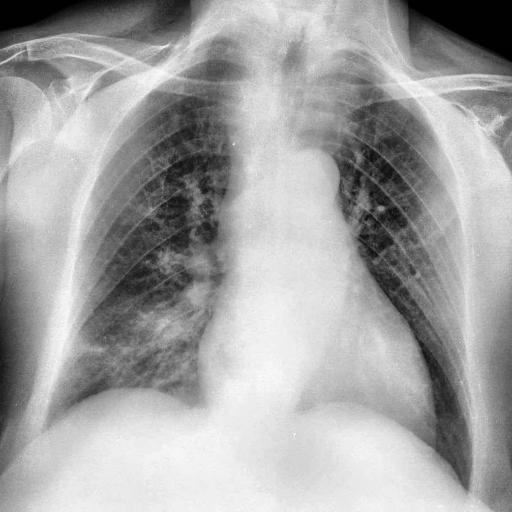
#> input picture test1.jpeg, 512 x 512 px
$ python -i process_image_for_gui.py   (imports and definitions only)
#> lines starting #> are read from the running program, lines starting #| are printed output that depends on the picture
import skimage.io as io
from skimage.transform import  rescale,resize
from skimage.util import img_as_uint,img_as_ubyte
from skimage.color import rgb2gray
from skimage import exposure
import os
import numpy as np

def processing_image(filename):
#> called with filename = 'test1.jpeg'
    img=io.imread(filename)
#> img is the input picture: shape (512, 512); min 0, max 252, mean 163.2
    if img.ndim != 2:
        img_gray = rgb2gray(img[..., :3])
    else:
        img_gray = img #image is already greyscale
    img_resized = resize(img_gray, (512, 512))#convert image size to 512*512
    img_rescaled=(img_resized-np.min(img_resized))/(np.max(img_resized)-np.min(img_resized))#min-max normalization
    img_enhanced=exposure.equalize_adapthist(img_rescaled)#adapt hist
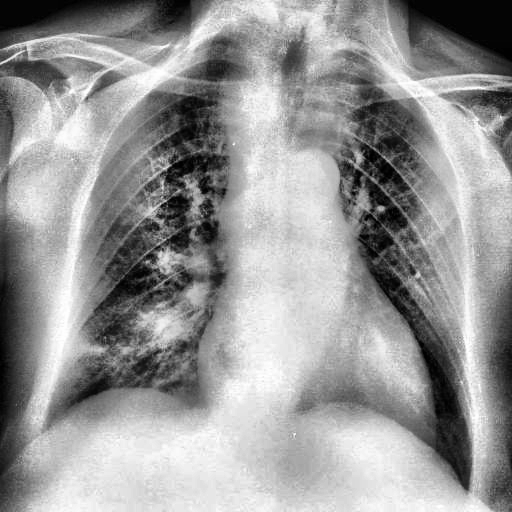
#> img_enhanced: shape (512, 512) float64; min 0, max 1, mean 0.595
    img_resized_8bit=img_as_ubyte(img_enhanced)

    return img_resized_8bit

>>> result = processing_image('test1.jpeg')

$ run again, on test2.jpg
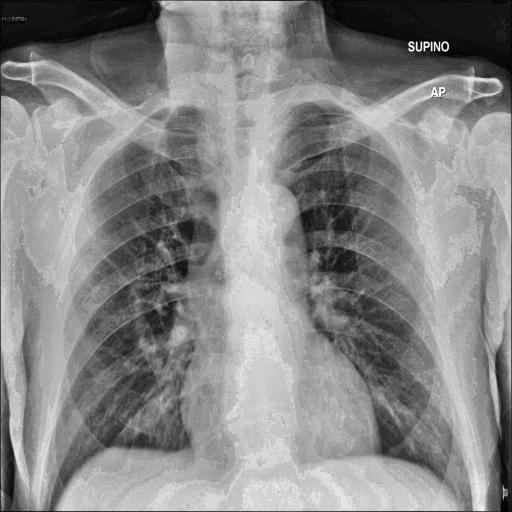
#> input picture test2.jpg, 512 x 512 px
#> in processing_image, img is the input picture: shape (512, 512); min 0, max 255, mean 135.1
#> in processing_image, `img_enhanced=exposure.equalize_adapthist(img_rescaled)#adapt hist`:
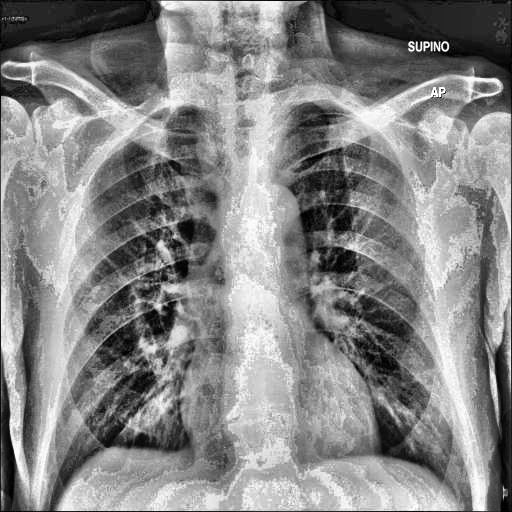
#> img_enhanced: shape (512, 512) float64; min 0, max 1, mean 0.525

$ run again, on test_pneumonia.png
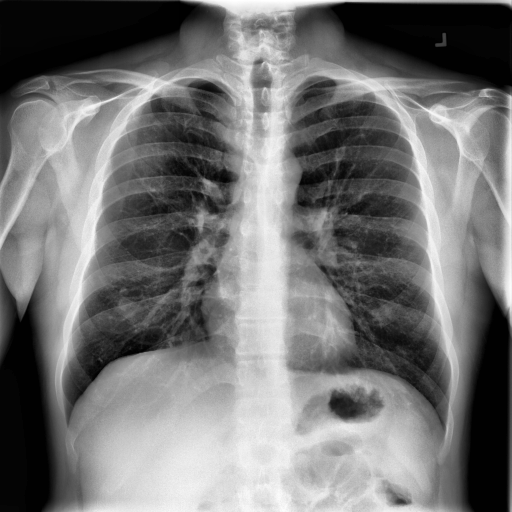
#> input picture test_pneumonia.png, 512 x 512 px
#> in processing_image, img is the input picture: shape (512, 512); min 0, max 255, mean 116.5
#> in processing_image, `img_enhanced=exposure.equalize_adapthist(img_rescaled)#adapt hist`:
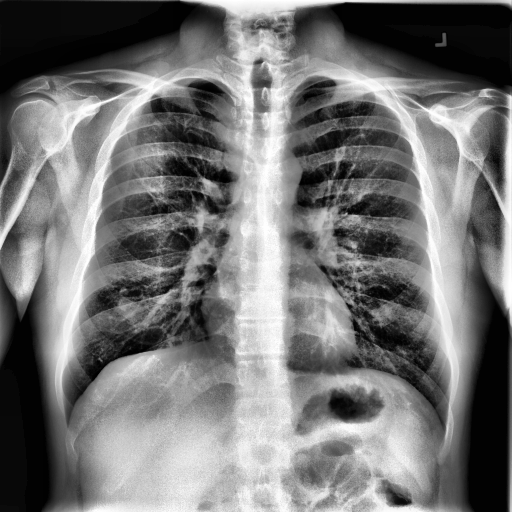
#> img_enhanced: shape (512, 512) float64; min 0, max 1, mean 0.46
